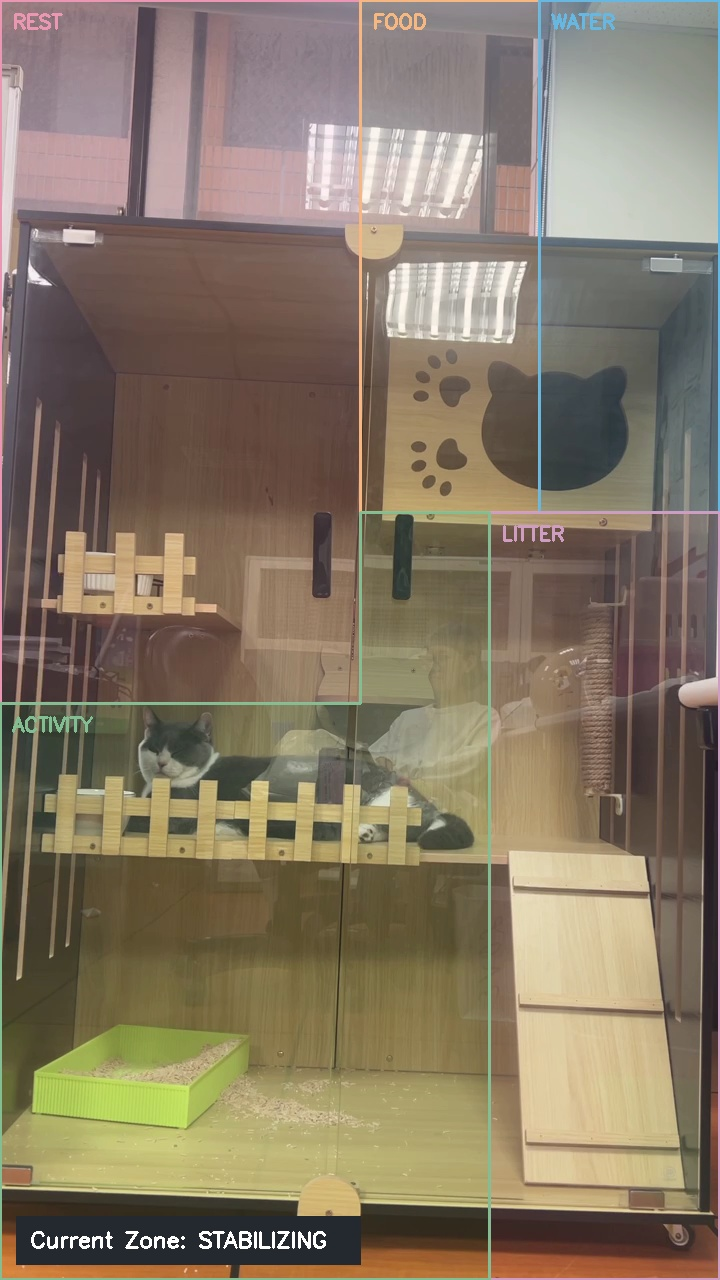
#> input picture database/live.jpg, 720 x 1280 px
$ python -i detector.py   (imports and definitions only)
#> lines starting #> are read from the running program, lines starting #| are printed output that depends on the picture; after the words box and inside, x2 and y2 are one past the last pixel; in counts of white or black regions, pixels touching at a corner belong together
#> further down, picture is the input picture: shape (1280, 720, 3); mean B, G, R 101.8, 121.4, 134.7
"""Cat detector adapters for real YOLO inference and deterministic pipeline tests."""

from __future__ import annotations

import os
from dataclasses import dataclass
from pathlib import Path
from typing import Protocol

import cv2
import numpy as np


@dataclass(frozen=True)
class Detection:
    bbox: tuple[int, int, int, int]
    confidence: float
    class_name: str = "cat"

    # [17 lines left out: functions center, anchor, not called in this run]


class CatDetector(Protocol):
    def detect(self, frame: np.ndarray) -> Detection | None: ...


class YoloCatDetector:
    """Ultralytics YOLO adapter that returns the highest-confidence cat."""

    # [37 lines left out: functions __init__, detect, not called in this run]


class DemoColorCatDetector:
    """Detect the magenta demo-cat marker used only for deterministic integration tests."""

    def detect(self, frame: np.ndarray) -> Detection | None:
        hsv = cv2.cvtColor(frame, cv2.COLOR_BGR2HSV)
#> hsv: shape (1280, 720, 3); mean H, S, V 47.7, 69.8, 136.8
        lower = np.array([140, 80, 80], dtype=np.uint8)
        upper = np.array([179, 255, 255], dtype=np.uint8)
        mask = cv2.inRange(hsv, lower, upper)
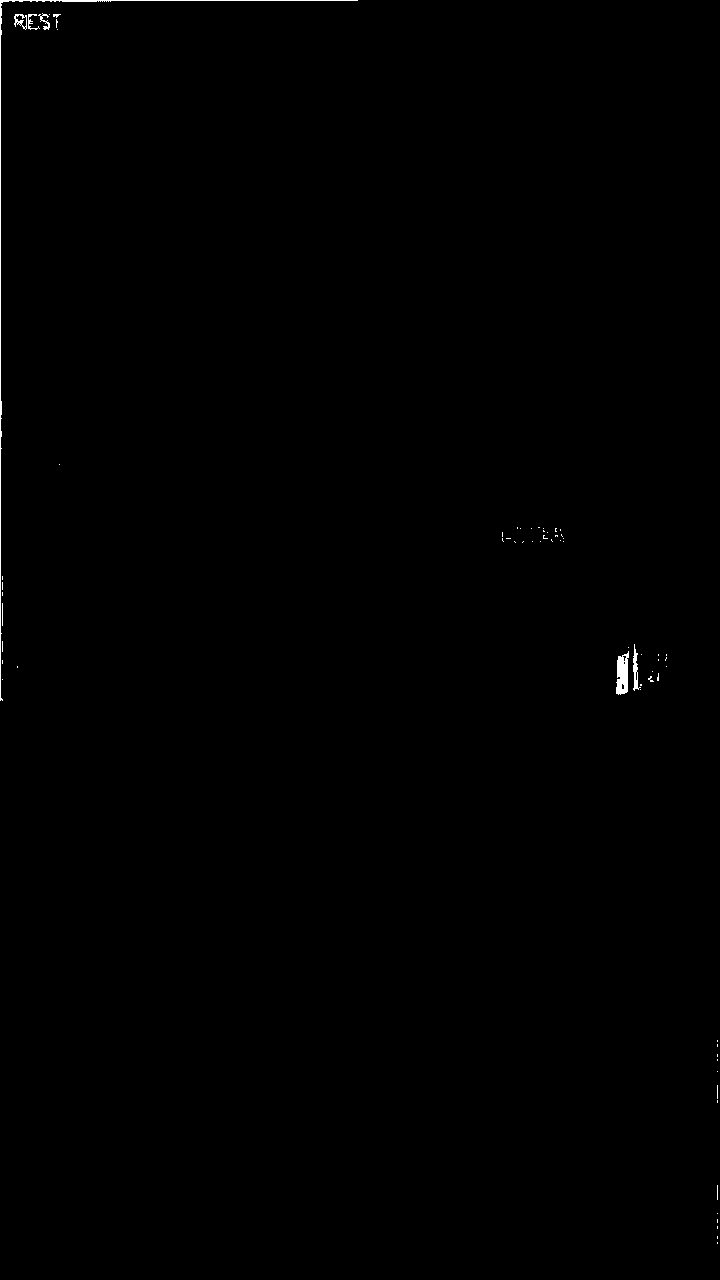
#> mask: shape (1280, 720); 0.24% white; 67 white regions (60 under 20 px)
        contours, _ = cv2.findContours(mask, cv2.RETR_EXTERNAL, cv2.CHAIN_APPROX_SIMPLE)
#> contours = 67 contours, 61 with area under 20; largest, box (x1, y1, x2, y2) and area: (616, 651, 629, 695) 377, (14, 14, 27, 30) 122, (0, 0, 358, 701) 120, (633, 644, 641, 691) 112, (38, 13, 50, 30) 33, (28, 14, 40, 30) 22
        if not contours:
            return None
        contour = max(contours, key=cv2.contourArea)
#> contour = contour of 38 points, box (x1, y1, x2, y2) (616, 651, 629, 695), area 377
        if cv2.contourArea(contour) < 100:
            return None
        x, y, width, height = cv2.boundingRect(contour)
#> x = 616; y = 651; width = 13; height = 44
        return Detection((x, y, x + width, y + height), 0.99)

>>> import cv2
>>> picture = cv2.imread('../../../database/live.jpg')
>>> result = DemoColorCatDetector().detect(picture)
